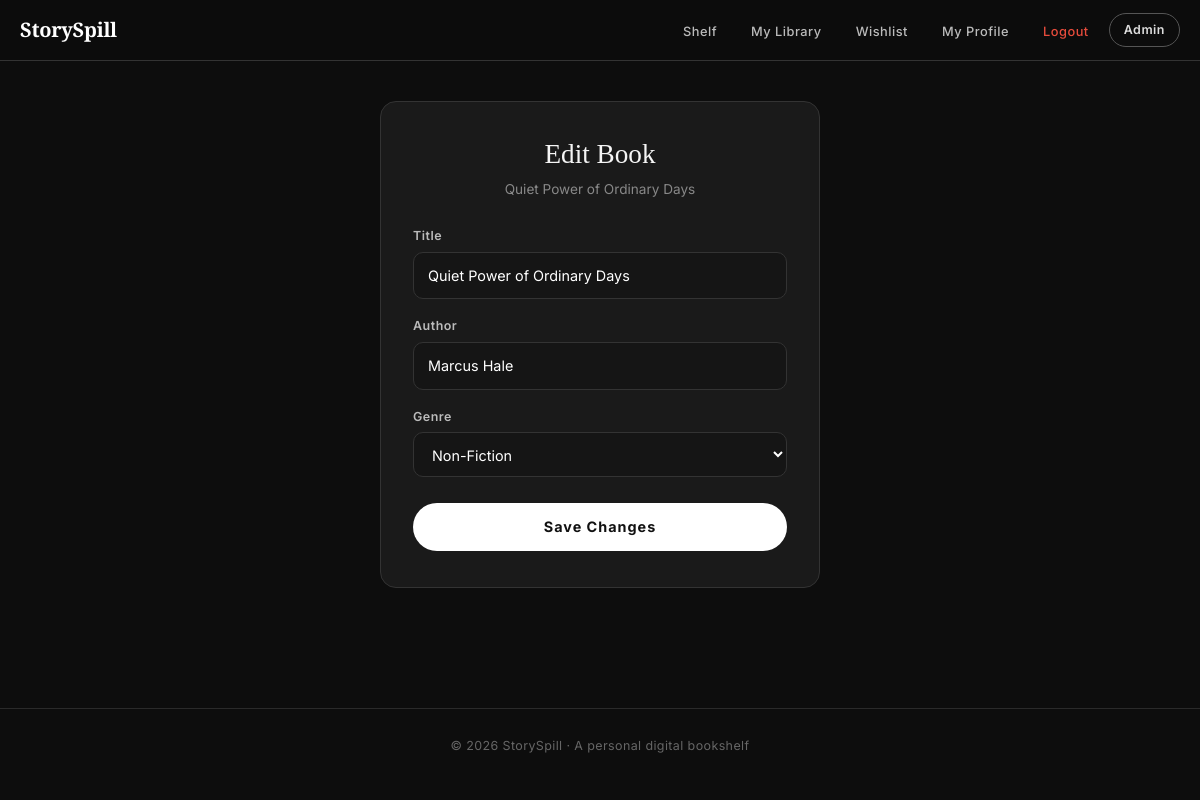
Page /edit_book.php?id=2 (signed in) on the committed database.
### tables this page shows
CREATE TABLE IF NOT EXISTS books (
  id INT AUTO_INCREMENT PRIMARY KEY,
  user_id INT NOT NULL,
  title VARCHAR(150) NOT NULL,
  author VARCHAR(100) NOT NULL,
  genre VARCHAR(50) NOT NULL,
  price DECIMAL(10,2) NOT NULL DEFAULT 299.00,
  cover_image VARCHAR(255),
  intro_video VARCHAR(255),
  pdf_path VARCHAR(255),
  created_at TIMESTAMP DEFAULT CURRENT_TIMESTAMP,
  FOREIGN KEY (user_id) REFERENCES users(id) ON DELETE CASCADE
);

### edit_book.php (the view, shortened to what this page needs)
<?php
require "includes/auth_check.php";
$bookId = isset($_GET["id"]) ? (int)$_GET["id"] : 0;
$stmt = $pdo->prepare("SELECT * FROM books WHERE id = ? AND user_id = ?");
$stmt->execute([$bookId, $_SESSION["user_id"]]);
$book = $stmt->fetch(PDO::FETCH_ASSOC);
$title  = $book["title"];
$author = $book["author"];
$genre  = $book["genre"];
$genreList = [
    "Fiction", "Non-Fiction", "Mystery", "Thriller", "Drama",
    "Romance", "Fantasy", "Science Fiction", "Horror", "Adventure",
    "Historical Fiction", "Biography", "Autobiography", "Self-Help",
    "Poetry", "Comedy / Humor", "Crime", "Young Adult", "Children's",
    "Fairy Tale", "Classic Literature", "Graphic Novel", "Spiritual / Religious",
    "Philosophy", "Business", "Health & Wellness", "Travel", "Cooking",
    "Art & Photography", "True Crime", "Short Stories",
    "Learning & Growth", "Life & Philosophy", "Mind & Psychology",
    "AI & Tech", "Culture & Society", "History & Science",
    "Business & Startups", "Money & Economics", "World & Politics", "India"
];
?>
<!DOCTYPE html>
<html lang="en">
<head>
  <link href="https://cdn.jsdelivr.net/npm/bootstrap@5.3.3/dist/css/bootstrap.min.css" rel="stylesheet">
  <link rel="stylesheet" href="css/style.css">
</head>
<body>
<?php include "includes/navbar.php"; ?>
<div class="form-page">
  <div class="form-card">
    <h2>Edit Book</h2>
    <p class="form-sub"><?php echo htmlspecialchars($book["title"]); ?></p>
    <form method="POST">
      <div class="form-group">
        <label>Title</label>
        <input type="text" name="title" value="<?php echo htmlspecialchars($title); ?>" required>
      </div>
      <div class="form-group">
        <label>Author</label>
        <input type="text" name="author" value="<?php echo htmlspecialchars($author); ?>" required>
      </div>
      <div class="form-group">
        <label>Genre</label>
        <select name="genre" required>
          <?php foreach ($genreList as $g): ?>
            <option value="<?php echo htmlspecialchars($g); ?>" <?php echo $genre===$g?'selected':''; ?>>
              <?php echo htmlspecialchars($g); ?>
            </option>
          <?php endforeach; ?>
        </select>
      </div>
      <button type="submit" class="submit-btn">Save Changes</button>
    </form>
  </div>
</div>
<footer class="site-footer">
  <p>© 2026 StorySpill · A personal digital bookshelf</p>
</footer>
</body>
</html>

### css/style.css (style rules this page uses)
:root { --bg-dark: #0d0d0d; --bg-card: #1a1a1a; --bg-elevated: #1f1f1f; --text-primary: #f5f5f5; --text-secondary: #a0a0a0; --accent: #e8d5b7; --accent-hover: #f0e0c0; --danger: #e74c3c; --success: #27ae60; --border: #333; }
* { margin: 0; padding: 0; box-sizing: border-box; }
body { background: var(--bg-dark); color: var(--text-primary); font-family: 'Inter', system-ui, sans-serif; min-height: 100vh; overflow-x: hidden; }
.form-page { max-width: 480px; margin: 40px auto; padding: 0 20px 80px; }
.form-card { background: var(--bg-card); border: 1px solid var(--border); border-radius: 16px; padding: 36px 32px; }
.form-card h2 { font-family: 'Playfair Display', serif; font-size: 1.7rem; margin-bottom: 8px; text-align: center; }
.form-card .form-sub { text-align: center; color: #888; font-size: 0.85rem; margin-bottom: 28px; }
.form-group { margin-bottom: 18px; }
.form-group label { display: block; font-size: 0.78rem; font-weight: 600; letter-spacing: 0.5px; color: #bbb; margin-bottom: 6px; }
.form-group input, .form-group select, .form-group textarea { width: 100%; background: #151515; border: 1px solid #333; border-radius: 10px; color: #fff; padding: 12px 14px; font-size: 0.9rem; transition: border-color 0.2s; }
.form-group select option { background: #1a1a1a; }
.submit-btn { width: 100%; background: #fff; color: #111; border: none; border-radius: 50px; padding: 13px; font-weight: 700; font-size: 0.9rem; letter-spacing: 1px; cursor: pointer; transition: all 0.2s; margin-top: 8px; }
.site-footer { text-align: center; padding: 28px 16px; margin-top: 40px; border-top: 1px solid #2a2a2a; color: #666; font-size: 0.78rem; letter-spacing: 0.4px; }

### rows in the picture
books: title "Quiet Power of Ordinary Days", author "Marcus Hale", genre "Non-Fiction"
